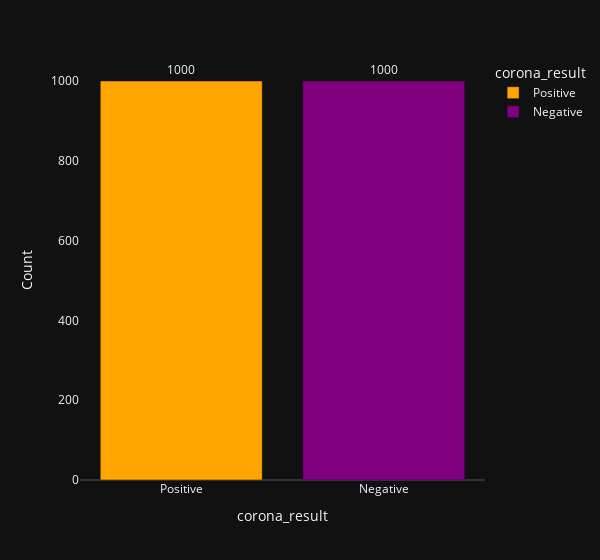

Write notebook code for a chart like this one.
### Code cell
df = pd.DataFrame()
df['corona_result'] = ['Positive', 'Negative']
df['Count'] = [len(data[data['corona_result'] == 'Positive']), len(data[data['corona_result'] == 'Negative'])]
df = df.sort_values(by = ['Count'], ascending = False)

fig = px.bar(df, x = 'corona_result', y = 'Count', 
             color = "corona_result", text_auto='', width = 600, 
             color_discrete_sequence = ["orange", "purple"],
             template = 'plotly_dark')

fig.update_xaxes(showgrid = False)
fig.update_yaxes(showgrid = False)
fig.update_traces(textfont_size = 12, textangle = 0, textposition = "outside", cliponaxis = False)

fig.show()

### Figure 1 — Plotly figure (JSON) as saved in the notebook; plotly's stock layout.template omitted (floating-point values rounded to 4 significant figures)
{"data": [{"alignmentgroup": "True", "cliponaxis": false, "hovertemplate": "corona_result=%{x}<br>Count=%{y}<extra></extra>", "legendgroup": "Positive", "marker": {"color": "orange", "pattern": {"shape": ""}}, "name": "Positive", "offsetgroup": "Positive", "orientation": "v", "showlegend": true, "textangle": 0, "textfont": {"size": 12}, "textposition": "outside", "texttemplate": "%{y:}", "type": "bar", "x": ["Positive"], "xaxis": "x", "y": [1000], "yaxis": "y"}, {"alignmentgroup": "True", "cliponaxis": false, "hovertemplate": "corona_result=%{x}<br>Count=%{y}<extra></extra>", "legendgroup": "Negative", "marker": {"color": "purple", "pattern": {"shape": ""}}, "name": "Negative", "offsetgroup": "Negative", "orientation": "v", "showlegend": true, "textangle": 0, "textfont": {"size": 12}, "textposition": "outside", "texttemplate": "%{y:}", "type": "bar", "x": ["Negative"], "xaxis": "x", "y": [1000], "yaxis": "y"}], "layout": {"barmode": "relative", "legend": {"title": {"text": "corona_result"}, "tracegroupgap": 0}, "margin": {"t": 60}, "width": 600, "xaxis": {"anchor": "y", "categoryarray": ["Positive", "Negative"], "categoryorder": "array", "domain": [0, 1], "showgrid": false, "title": {"text": "corona_result"}}, "yaxis": {"anchor": "x", "domain": [0, 1], "showgrid": false, "title": {"text": "Count"}}}}
